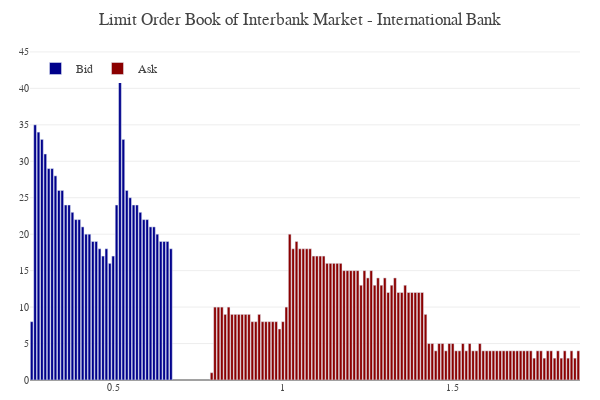

Notebook code for this chart:
### Code cell
model.international_bank_details.lob(steps, agent = 'International Bank')

### Figure 1 — Plotly figure (JSON) as saved in the notebook; plotly's stock layout.template omitted (floating-point values rounded to 4 significant figures)
{"data": [{"marker": {"color": "darkblue"}, "name": "Bid", "type": "bar", "x": [0.53, 0.52, 0.51, 0.5, 0.49, 0.48, 0.47, 0.46, 0.45, 0.44, 0.43, 0.42, 0.41, 0.4, 0.39, 0.38, 0.37, 0.36, 0.35, 0.34, 0.33, 0.32, 0.31, 0.3, 0.29, 0.28, 0.27, 0.26, 0.67, 0.66, 0.65, 0.64, 0.63, 0.62, 0.61, 0.6, 0.59, 0.58, 0.57, 0.56, 0.55, 0.54], "xaxis": "x", "y": [33, 43, 24, 17, 16, 18, 17, 18, 19, 19, 20, 20, 21, 22, 22, 23, 24, 24, 26, 26, 28, 29, 29, 31, 33, 34, 35, 8, 18, 19, 19, 19, 20, 21, 21, 22, 22, 23, 24, 24, 25, 26], "yaxis": "y"}, {"marker": {"color": "darkred"}, "name": "Ask", "type": "bar", "x": [0.79, 0.8, 0.81, 0.82, 0.83, 0.84, 0.85, 0.86, 0.87, 0.88, 0.89, 0.9, 0.91, 0.92, 0.93, 0.94, 0.95, 0.96, 0.97, 0.98, 0.99, 1, 1.01, 1.02, 1.03, 1.04, 1.05, 1.06, 1.07, 1.08, 1.09, 1.1, 1.11, 1.12, 1.13, 1.14, 1.15, 1.16, 1.17, 1.18, 1.19, 1.2, 1.21, 1.22, 1.23, 1.24, 1.25, 1.26, 1.27, 1.28, 1.29, 1.3, 1.31, 1.32, 1.33, 1.34, 1.35, 1.36, 1.37, 1.38, 1.39, 1.4, 1.41, 1.42, 1.43, 1.44, 1.45, 1.46, 1.47, 1.48, 1.49, 1.5, 1.51, 1.52, 1.53, 1.54, 1.55, 1.56, 1.57, 1.58, 1.59, 1.6, 1.61, 1.62, 1.63, 1.64, 1.65, 1.66, 1.67, 1.68, 1.69, 1.7, 1.71, 1.72, 1.73, 1.74, 1.75, 1.76, 1.77, 1.78, 1.79, 1.8, 1.81, 1.82, 1.83, 1.84, 1.85, 1.86, 1.87], "xaxis": "x", "y": [1, 10, 10, 10, 9, 10, 9, 9, 9, 9, 9, 9, 8, 8, 9, 8, 8, 8, 8, 8, 7, 8, 10, 20, 18, 19, 18, 18, 18, 18, 17, 17, 17, 17, 16, 16, 16, 16, 16, 15, 15, 15, 15, 15, 13, 15, 14, 15, 13, 14, 13, 14, 12, 13, 14, 12, 12, 13, 12, 12, 12, 12, 12, 9, 5, 5, 4, 5, 5, 4, 5, 5, 4, 4, 5, 4, 5, 4, 4, 5, 4, 4, 4, 4, 4, 4, 4, 4, 4, 4, 4, 4, 4, 4, 4, 3, 4, 4, 3, 4, 4, 3, 4, 3, 4, 3, 4, 3, 4], "yaxis": "y"}], "layout": {"height": 400, "hovermode": "closest", "legend": {"orientation": "h", "x": 0.01, "xanchor": "left", "y": 0.9, "yanchor": "bottom"}, "margin": {"b": 20, "l": 30, "r": 20, "t": 50}, "showlegend": true, "title": {"text": "Limit Order Book of Interbank Market - International Bank"}, "width": 600, "xaxis": {"anchor": "y", "domain": [0, 1], "showgrid": false, "tickfont": {"size": 10}}, "yaxis": {"anchor": "x", "domain": [0, 1], "side": "left", "tickfont": {"size": 10}}}}
